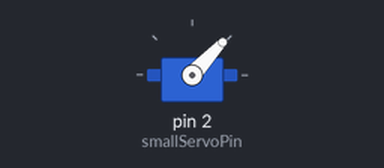
Simulated run of this sketch. Board: Arduino Uno, built with avr-gcc and run on an emulated ATmega328P. Shown: servo.

Above: at 0.05 s.
At 0.25 s:
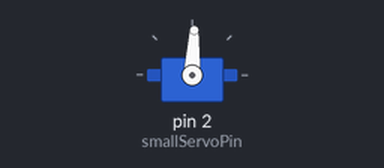
At 1.25 s:
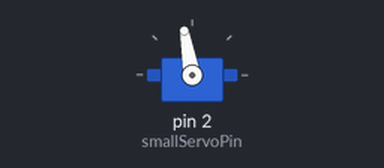
At 2.5 s:
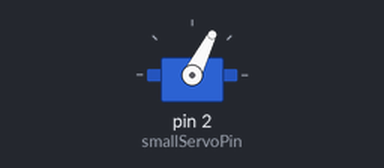
Timing chart, 0 to 6.0 s (numbered marks = the images above):
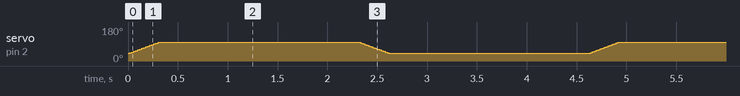

The sketch:

smallServo.ino
```cpp
#include<Servo.h>

int smallServoPin = 2;

int clawClose = 100;
int clawOpen = 40;

int i=40;

Servo SmallServo;

void setup(){
    SmallServo.attach(smallServoPin);
}

void doGrab(){
 for (i = clawOpen; i <= clawClose; i++) {
    SmallServo.write(i);
    delay(5);
  }
  delay(1000);
}

void doRelease(){
  for (i = clawClose; i > clawOpen; i--) {
    SmallServo.write(i);
    delay(5);
  }
  delay(1000);
}

void loop(){
  doGrab();
  delay(1000);
  doRelease();
  delay(1000);
}
```
